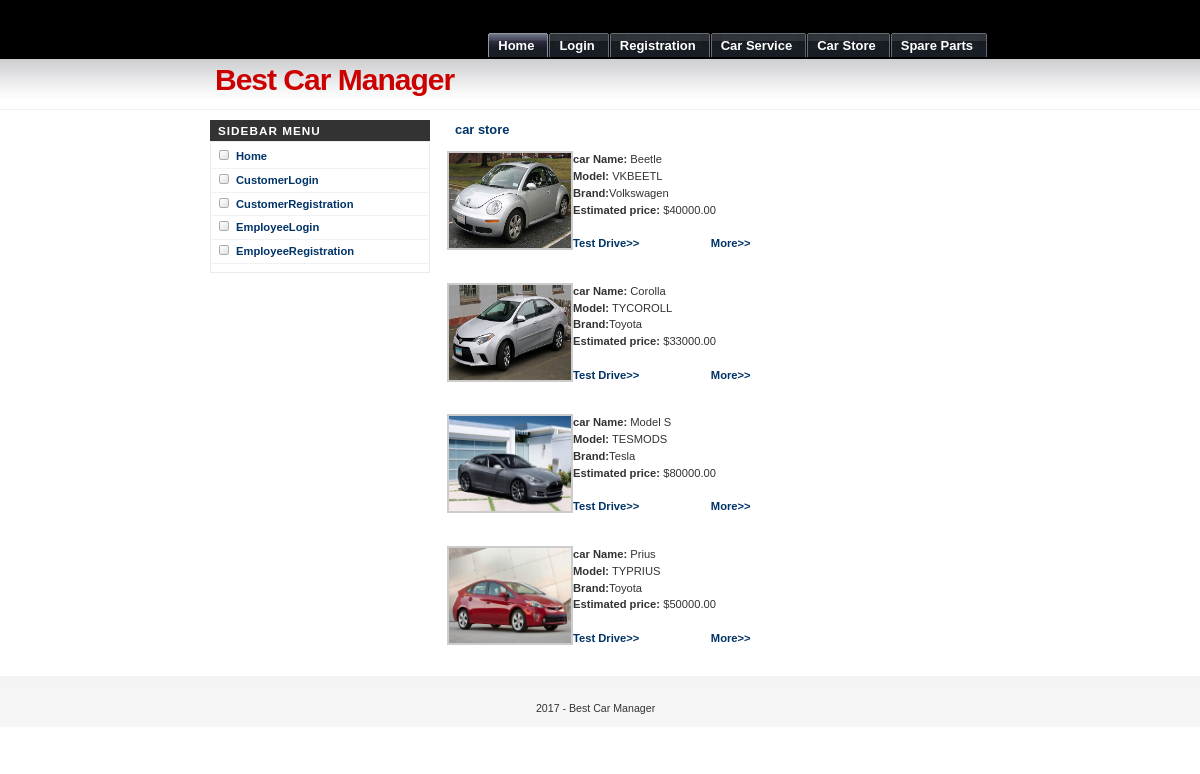
The page /carstore.php on the database its author committed.
### tables this page shows
CREATE TABLE IF NOT EXISTS `carstore` (
  `carid` int(10) NOT NULL AUTO_INCREMENT,
  `empid` int(10) NOT NULL,
  `vehname` varchar(25) NOT NULL,
  `model` varchar(25) NOT NULL,
  `brand` varchar(25) NOT NULL,
  `images` text NOT NULL,
  `estprice` double(10,2) NOT NULL,
  `description` text NOT NULL,
  `status` varchar(25) NOT NULL,
  PRIMARY KEY (`carid`)
);

### carstore.php (the view, shortened to what this page needs)
<?php
include("header.php");
include("sidebar.php");
$sql = mysql_query("select * from carstore where status != 'Sold'");
?>
		<div id="main">
	    <h3>car store</h3>
		<div id="wrapper">
        <?php
		   while($row = mysql_fetch_array($sql))
        {
		?>
        <div id="products">
        <table width="497" border="0">
        <tr>
        <td><img src="upload/<?= $row['images']; ?>" width="122" height="95" align="left" /><strong>car Name:</strong> <?= $row['vehname']; ?><br />
        <strong>Model:</strong> <?= $row['model']; ?> <br />
        <strong>              Brand:</strong><?= $row['brand']; ?><br />
              <strong>Estimated price: </strong>$<?= $row['estprice']; ?><br />
              <strong>              <?php echo "<br><a href='testdrive.php?caridnum=$row[carid]'>Test Drive&gt;&gt;</a>  &nbsp;  &nbsp;  &nbsp;  &nbsp;  &nbsp;  &nbsp;  &nbsp;  &nbsp;  &nbsp;  &nbsp;  &nbsp; <a href='carstoremore.php?carid=$row[carid]'>More&gt;&gt;</a></strong><br />"; ?>
              <br />
        </td></tr></table>
        </div>
         <?
		}
		?>
        </div>
		</div>
</div>
<?php
include("footer.php");
?>

### images/Underground.css (style rules this page uses)
* { margin: 0; padding: 0; }
body { margin: 0; padding: 0; font: 70%/1.5 Verdana, Tahoma, Arial, Helvetica, sans-serif; color: #333; background: #FFF url(bg.gif) repeat-x; }
a { color: #003366; background-color: inherit; text-decoration: none; }
h1, h2, h3 { font-family: Arial, 'Trebuchet MS', Sans-Serif; font-weight: bold; color: #333; }
h3 { font-size: 115%; color: #003366; }
img { border: 2px solid #CCC; }
h1, h2, h3, p { padding: 0; margin: 10px; }
#main { float: right; margin: 0; padding: 0; width: 545px; }

### rows shown on the page
carstore: images (picture), vehname "Beetle", model "VKBEETL", brand "Volkswagen", estprice "40000.00"
carstore: images (picture), vehname "Corolla", model "TYCOROLL", brand "Toyota", estprice "33000.00"
carstore: images (picture), vehname "Model S", model "TESMODS", brand "Tesla", estprice "80000.00"
carstore: images (picture), vehname "Prius", model "TYPRIUS", brand "Toyota", estprice "50000.00"
